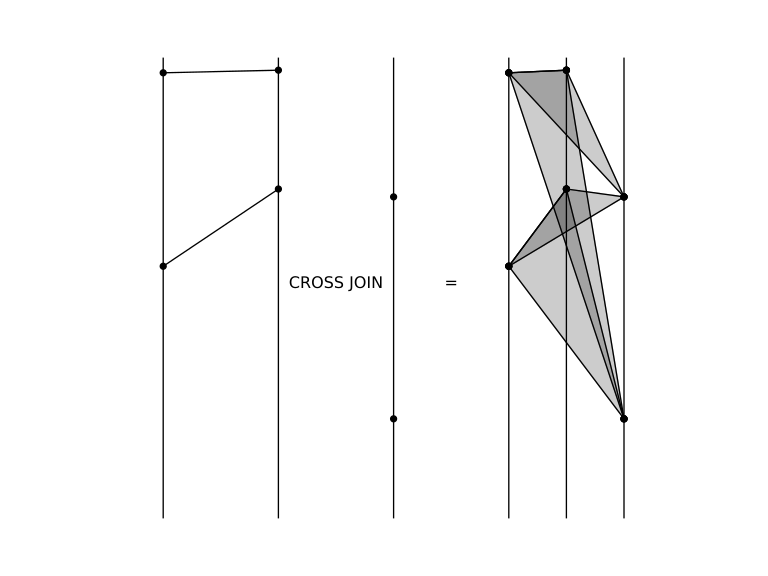

The Python source for this figure:
import matplotlib.pyplot as plt
import numpy as np
np.random.seed(4)
import draw

fig, ax = plt.subplots(1,1)
ax.axis('equal')
plt.axis([-0.05, 1.05, 0, 1])
ax.axis('off')
N=2
draw.draw_column(ax,0)
draw.draw_column(ax,0.25)
Y0 = list(np.random.rand(N))
Y1 = list(np.random.rand(N))
points_0 = [draw.Point(x=0, y=y) for y in Y0]
points_1 = [draw.Point(x=0.25, y=y) for y in Y1]
lines_0 = [draw.LineSegment(p0,p1) for (p0,p1) in zip(points_0,points_1)]
for line in lines_0:
    draw.draw_line_segment(ax, line)

text_var = plt.text(0.375,0.5, "CROSS JOIN", horizontalalignment="center" )

M=2
draw.draw_column(ax,0.5)
Y2 = list(np.random.rand(M))

for y in zip(Y2):
    a = draw.Point(x=0.5,y=y)
    draw.draw_dot(ax, a)

plt.text(0.625,0.5, "=", horizontalalignment="center")
draw.draw_column(ax,0.75)
draw.draw_column(ax,0.875)
draw.draw_column(ax,1.0)

for ya,yb in zip(Y0,Y1):
    for yc in Y2:
        a, b, c = draw.Point(x=0.75,y=ya), draw.Point(x=0.875,y=yb), draw.Point(x=1.0,y=yc)
        draw.draw_triangle(ax, draw.Triangle(a,b,c))

plt.savefig("cross_join.pdf")
